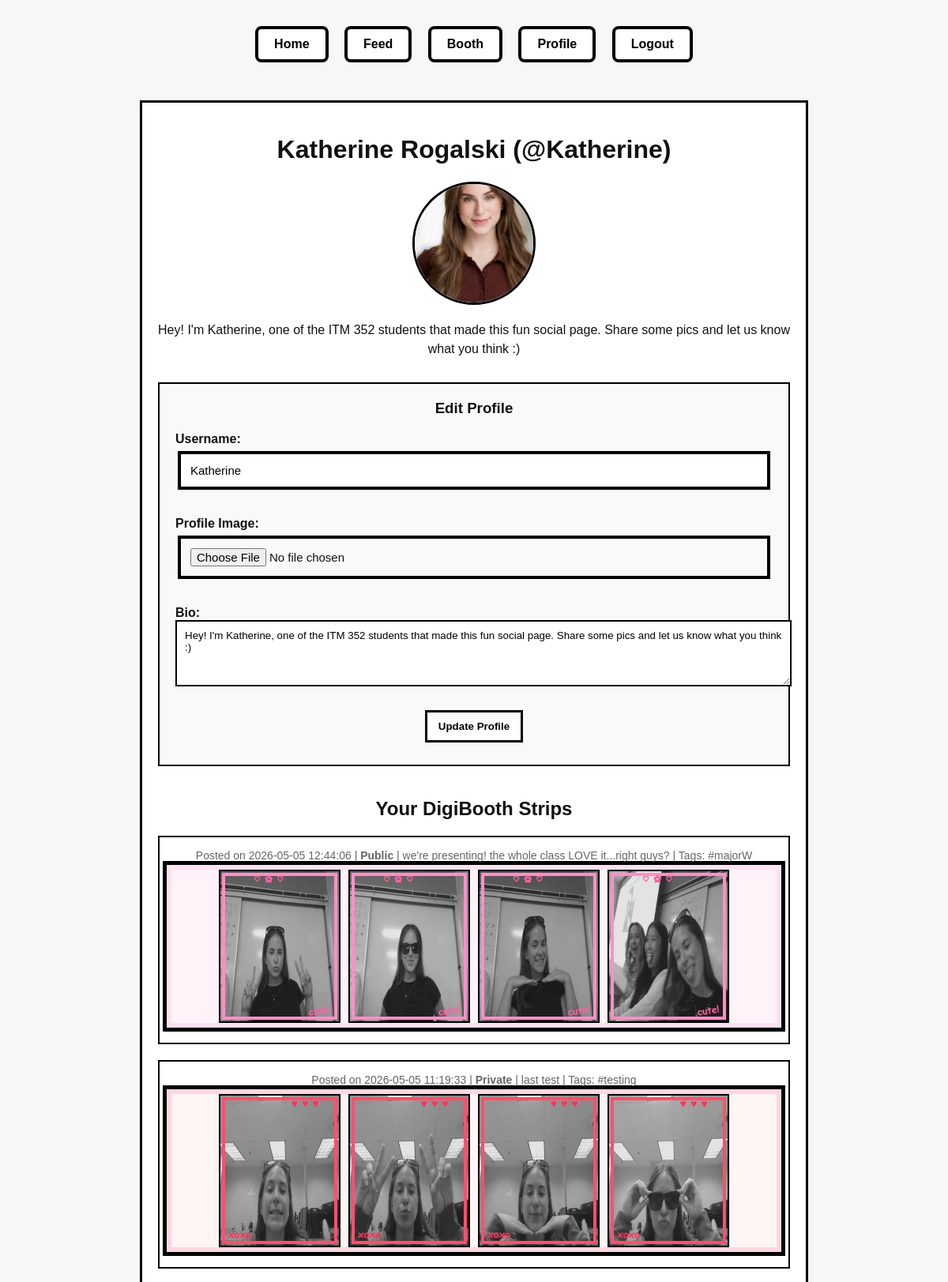
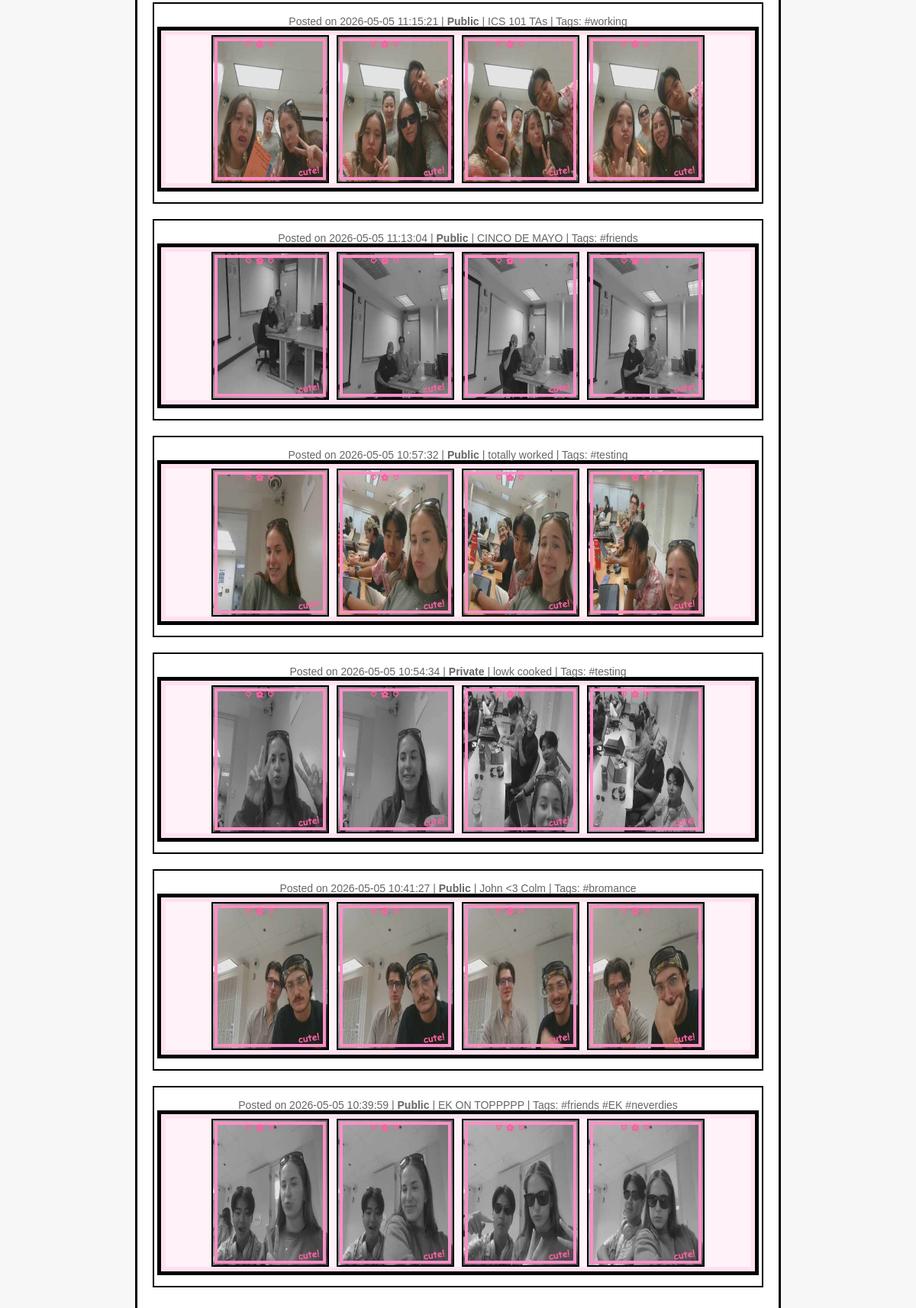
Page /profile (signed in) on the committed database (2 pictures, top to bottom).
### tables this page shows
CREATE TABLE users (
            id INTEGER PRIMARY KEY AUTOINCREMENT,
            name TEXT NOT NULL,
            username TEXT NOT NULL UNIQUE,
            email TEXT NOT NULL UNIQUE,
            confirmed INTEGER DEFAULT 0,
            confirmation_code TEXT NOT NULL,
            created_at TEXT NOT NULL
        , profile_image TEXT, bio TEXT);

CREATE TABLE posts (
           id INTEGER PRIMARY KEY AUTOINCREMENT,
           username TEXT NOT NULL,
           image_filenames TEXT NOT NULL,  -- JSON string
           filter_choice TEXT,
           frame_choice TEXT,
           layout_choice TEXT,
           caption TEXT,
           tags TEXT,
           timestamp TEXT NOT NULL
       , privacy TEXT DEFAULT 'public');

### app.py (the view)
@app.route("/profile")
def profile():
   if "username" not in session:
       return redirect("/signin")
   username = session["username"]
   conn = get_db_connection()
   user = conn.execute("SELECT * FROM users WHERE username = ?", (username,)).fetchone()
   user_posts = conn.execute("SELECT * FROM posts WHERE username = ? ORDER BY timestamp DESC", (username,)).fetchall()
   conn.close()
   posts = []
   for row in user_posts:
       post = dict(row)
       post["image_filenames"] = json.loads(post["image_filenames"])
       posts.append(post)
   return render_template("profile.html", user=user, posts=posts)

### app.py (called while the page is built)
def get_db_connection():
   conn = sqlite3.connect(DATABASE)
   conn.row_factory = sqlite3.Row
   return conn

### templates/profile.html (shortened to what this page needs)
<!DOCTYPE html>
<html>
<head>
   <link rel="stylesheet" href="{{ url_for('static', filename='style.css') }}">
</head>
<body>
<nav>
   <a href="/">Home</a>
   <a href="/feed">Feed</a>
   <a href="/booth">Booth</a>
   <a href="/profile">Profile</a>
   <a href="/logout">Logout</a>
</nav>
<div class="profile-container">
   <div class="profile-header">
       <h1>{{ user['name'] }} (@{{ user['username'] }})</h1>
       {% if user['profile_image'] %}
           <img src="{{ url_for('static', filename='uploads/' + user['profile_image']) }}" alt="Profile Image" class="profile-image">
       {% else %}
           <div class="profile-image placeholder">{{ user['name'][0].upper() }}</div>
       {% endif %}
       {% if user['bio'] %}
           <p class="bio">{{ user['bio'] }}</p>
       {% else %}
           <p class="bio">No bio yet.</p>
       {% endif %}
   </div>
   <div class="edit-form">
       <h3>Edit Profile</h3>
       <form action="/update_profile" method="POST" enctype="multipart/form-data">
           <label>Username:</label>
           <input type="text" name="username" value="{{ user['username'] }}" required>
           <br><br>
           <label>Profile Image:</label>
           <input type="file" name="profile_image" accept="image/*">
           <br><br>
           <label>Bio:</label>
           <textarea name="bio" rows="4" placeholder="Tell us about yourself...">{{ user['bio'] or '' }}</textarea>
           <br><br>
           <button type="submit">Update Profile</button>
       </form>
   </div>
   <div class="posts-section">
       <h2>Your DigiBooth Strips</h2>
       {% if posts %}
           {% for post in posts %}
               <div class="post">
                   <div class="post-meta">
                       Posted on {{ post['timestamp'] }}
                       {% if post['privacy'] == 'private' %}
                           | <strong>Private</strong>
                       {% else %}
                           | <strong>Public</strong>
                       {% endif %}
                       {% if post['caption'] %} | {{ post['caption'] }}{% endif %}
                       {% if post['tags'] %} | Tags: {{ post['tags'] }}{% endif %}
                   </div>
                   <div class="post-images frame-{{ post['frame_choice'] }}">
                       {% for filename in post['image_filenames'] %}
                           <img src="{{ url_for('static', filename='uploads/' + filename) }}" alt="Photo">
                       {% endfor %}
                   </div>
               </div>
           {% endfor %}
       {% else %}
           <p>You haven't created any photostrips yet. <a href="/booth">Create your first one!</a></p>
       {% endif %}
   </div>
</div>
</body>
</html>

### static/style.css (style rules this page uses)
body { margin: 0; font-family: "Comic Sans MS", "Trebuchet MS", Arial, sans-serif; background: #f7f7f7; color: #111; text-align: center; }
nav { margin: 25px; }
nav a { display: inline-block; margin: 8px; padding: 10px 20px; border: 4px solid black; background: white; color: black; font-weight: bold; text-decoration: none; border-radius: 8px; }
label { display: block; text-align: left; font-weight: bold; margin-top: 16px; }
input { width: 95%; padding: 12px; margin-top: 6px; border: 4px solid black; font-size: 15px; }
button { margin: 8px; padding: 10px 14px; border: 3px solid black; background: white; color: black; font-weight: bold; cursor: pointer; }
.frame-pink { border-color: #ff8fc7; background: #fff2f8; box-shadow: 0 0 0 6px #ffe1f0, 0 0 0 11px black; }
.frame-hearts { border-color: #ff4f6d; background: #fff5f5; box-shadow: 0 0 0 6px #ffd6df, 0 0 0 11px black; }

### templates/profile.html (style rules this page uses)
.profile-container { max-width: 800px; margin: 40px auto; padding: 20px; background: white; border: 3px solid black; }
.profile-header { text-align: center; margin-bottom: 30px; }
.profile-image { width: 150px; height: 150px; border-radius: 50%; border: 3px solid black; object-fit: cover; margin: 0 auto 20px; display: block; }
.bio { margin: 20px 0; font-size: 16px; line-height: 1.5; }
.posts-section { margin-top: 40px; }
.post { border: 2px solid black; margin: 20px 0; padding: 15px; background: white; }
.post-images { display: flex; gap: 10px; margin-bottom: 10px; justify-content: center; }
.post img { max-width: 150px; max-height: 200px; object-fit: cover; border: 2px solid black; }
.post-meta { font-size: 14px; color: #666; margin-bottom: 10px; }
.edit-form { margin-top: 30px; padding: 20px; border: 2px solid black; background: #f9f9f9; }
.edit-form h3 { margin-top: 0; }
textarea { width: 100%; padding: 10px; border: 2px solid black; font-family: inherit; resize: vertical; }

### rows in the picture
users: name "Katherine Rogalski", username "Katherine", profile_image (picture), bio "Hey! I'm Katherine, one of the ITM 352 students that made this fun social page. Share some pics and let us know what you think :)"
posts: timestamp "2026-05-05 12:44:06", privacy "Public", caption "we're presenting! the whole class LOVE it...right guys?", tags "#majorW"
posts: timestamp "2026-05-05 11:19:33", privacy "Private", caption "last test", tags "#testing"
posts: timestamp "2026-05-05 11:15:21", privacy "Public", caption "ICS 101 TAs", tags "#working"
posts: timestamp "2026-05-05 11:13:04", privacy "Public", caption "CINCO DE MAYO", tags "#friends"
posts: timestamp "2026-05-05 10:57:32", privacy "Public", caption "totally worked", tags "#testing"
posts: timestamp "2026-05-05 10:54:34", privacy "Private", caption "lowk cooked", tags "#testing"
posts: timestamp "2026-05-05 10:41:27", privacy "Public", caption "John <3 Colm", tags "#bromance"
posts: timestamp "2026-05-05 10:39:59", privacy "Public", caption "EK ON TOPPPPP", tags "#friends #EK #neverdies"
